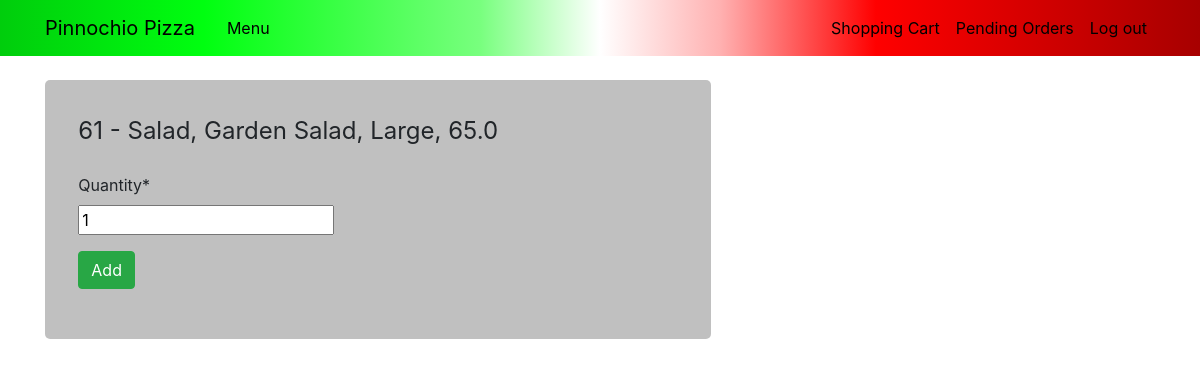
/add/61 (signed in), run on an earlier commit of the app's database.
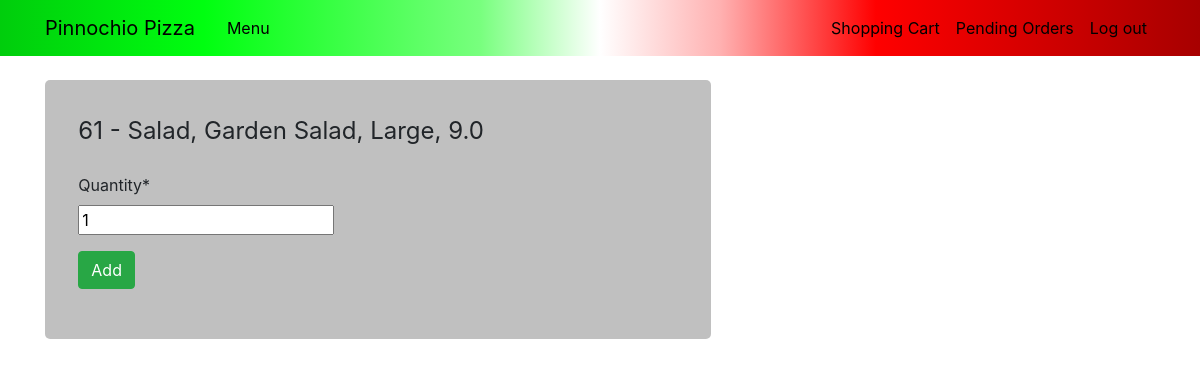
And on a later commit of the database.
### orders/models.py (models this page shows)
class MenuItem(models.Model):
    name = models.CharField(max_length = 30)
    size = models.CharField(max_length = 10)
    type = models.CharField(max_length = 30)
    prize = models.FloatField()
    num_toppings = models.IntegerField()
    def __str__(self):
        return f"{self.id} - {self.type}, {self.name}, {self.size}, {self.prize}"

### orders/views.py (the view)
# urls.py: path("add/<int:id>", views.add, name="add")
def add(request, id):
    menuitem = MenuItem.objects.get(pk = id)
    order = Order.objects.filter(user = request.user, status = 'Open').first()
    if order is None:
        order = Order(user = request.user, status = 'Open')
        order.save()
    if request.method == 'POST':
        data = request.POST.copy()
        print(data)
        if 'toppings' in data and data['toppings'] == '':
            del data['toppings']
        if 'extras' in data and data['extras'] == '':
            del data['extras']
        form = OrderItemForm(data)
        print(form.data)
        if form.is_valid():
            form.save()
            return redirect('index')
    else:
        form = OrderItemForm(initial = {'menuitem' : menuitem, 'order':order, 'toppings':None})
    form.fields['order'].widget = HiddenInput()
    form.fields['menuitem'].widget = HiddenInput()
    if menuitem.num_toppings == 0:
        form.fields['toppings'].widget = HiddenInput()
    available_items = menuitem.extra_set
    if available_items.count() == 0:
        form.fields['extras'].widget = HiddenInput()
    else:
        form.fields['extras'].queryset = available_items.all()
    context = {'menuitem' : menuitem,
    'form':form}
    return render(request, "add.html", context)

### orders/forms.py (shortened to what this page needs)
class OrderItemForm(ModelForm):
    class Meta:
        model = OrderItem
        fields = ['menuitem','toppings', 'quantity', 'order', 'extras']
    def __init__(self, *args, **kwargs):
        super(OrderItemForm, self).__init__(*args, **kwargs)
        self.fields['toppings'].required = False
        self.fields['extras'].required = False

### orders/templates/add.html (shortened to what this page needs)
{% extends "layout.html" %}
{% load crispy_forms_tags %}
{% block body %}
<form method="post">
    <fieldset class="form-group">
        <legend id="item" class = "border_bottom mb-4">{{menuitem}}</legend>
        {{ form|crispy }}
    </fieldset>
    <div class="form-group">
        <button class = "btn btn-success" type="submit">Add</button>
    </div>
</form>
{% endblock %}

What changed in the data, as far as the page shows it:
changed MenuItem: id+type+name "61 - Salad, Garden Salad, Large, 65.0" → "61 - Salad, Garden Salad, Large, 9.0"
